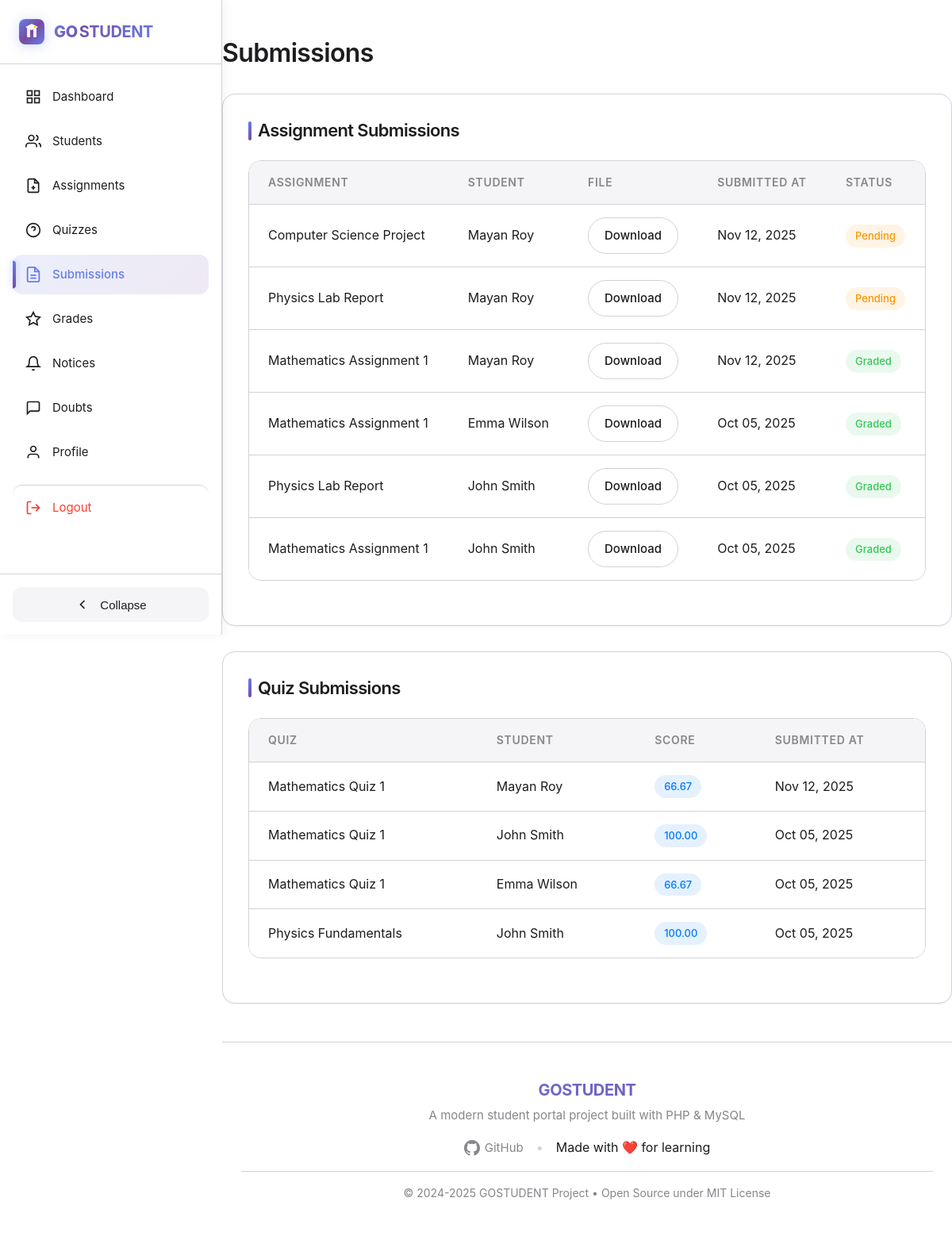
The app's page /pages/teacher/view_submissions.php (signed in) with its own data.
### tables this page shows
CREATE TABLE `assignment_submissions` (
  `id` int(11) NOT NULL,
  `assignment_id` int(11) NOT NULL,
  `student_id` int(11) NOT NULL,
  `file_path` varchar(255) NOT NULL,
  `submitted_at` timestamp NOT NULL DEFAULT current_timestamp(),
  `grade` decimal(5,2) DEFAULT NULL,
  `feedback` text DEFAULT NULL
);

CREATE TABLE `assignments` (
  `id` int(11) NOT NULL,
  `title` varchar(255) NOT NULL,
  `description` text DEFAULT NULL,
  `due_date` date NOT NULL,
  `teacher_id` int(11) NOT NULL,
  `file_path` varchar(255) DEFAULT NULL,
  `created_at` timestamp NOT NULL DEFAULT current_timestamp(),
  `updated_at` timestamp NOT NULL DEFAULT current_timestamp() ON UPDATE current_timestamp()
);

CREATE TABLE `users` (
  `id` int(11) NOT NULL,
  `username` varchar(50) NOT NULL,
  `password` varchar(255) NOT NULL,
  `role` enum('student','teacher') NOT NULL,
  `name` varchar(100) NOT NULL,
  `email` varchar(100) NOT NULL,
  `phone` varchar(20) DEFAULT NULL,
  `address` text DEFAULT NULL,
  `dob` date DEFAULT NULL,
  `profile_picture` varchar(255) DEFAULT NULL,
  `created_at` timestamp NOT NULL DEFAULT current_timestamp(),
  `updated_at` timestamp NOT NULL DEFAULT current_timestamp() ON UPDATE current_timestamp()
);

CREATE TABLE `quiz_submissions` (
  `id` int(11) NOT NULL,
  `quiz_id` int(11) NOT NULL,
  `student_id` int(11) NOT NULL,
  `answers` longtext NOT NULL CHECK (json_valid(`answers`)),
  `score` decimal(5,2) DEFAULT NULL,
  `submitted_at` timestamp NOT NULL DEFAULT current_timestamp()
);

CREATE TABLE `quizzes` (
  `id` int(11) NOT NULL,
  `title` varchar(255) NOT NULL,
  `teacher_id` int(11) NOT NULL,
  `created_at` timestamp NOT NULL DEFAULT current_timestamp(),
  `updated_at` timestamp NOT NULL DEFAULT current_timestamp() ON UPDATE current_timestamp()
);

### pages/teacher/view_submissions.php (the view, shortened to what this page needs)
<?php
require_once '../../includes/header.php';
?>
<h2 class="mb-xl">Submissions</h2>
<div class="card mb-xl">
    <div class="card-content">
        <h3 class="card-title">Assignment Submissions</h3>
        <div class="table-container">
            <table>
                <thead>
                    <tr>
                        <th>Assignment</th>
                        <th>Student</th>
                        <th>File</th>
                        <th>Submitted At</th>
                        <th>Status</th>
                    </tr>
                </thead>
                <tbody>
                    <?php
                    $stmt = $pdo->prepare("SELECT a.title, u.name, s.file_path, s.submitted_at, s.grade
                                           FROM assignment_submissions s
                                           JOIN assignments a ON s.assignment_id = a.id
                                           JOIN users u ON s.student_id = u.id
                                           WHERE a.teacher_id = ?
                                           ORDER BY s.submitted_at DESC");
                    $stmt->execute([$_SESSION['user_id']]);
                    while ($row = $stmt->fetch()) {
                        echo '<tr>';
                        echo '<td>' . htmlspecialchars($row['title']) . '</td>';
                        echo '<td>' . htmlspecialchars($row['name']) . '</td>';
                        echo '<td><a href="../../assets/uploads/' . htmlspecialchars($row['file_path']) . '" download class="btn btn-outline">Download</a></td>';
                        echo '<td>' . date('M d, Y', strtotime($row['submitted_at'])) . '</td>';
                        echo '<td>' . ($row['grade'] !== null ? '<span class="badge badge-success">Graded</span>' : '<span class="badge badge-warning">Pending</span>') . '</td>';
                        echo '</tr>';
                    }
                    ?>
                </tbody>
            </table>
        </div>
    </div>
</div>
<div class="card">
    <div class="card-content">
        <h3 class="card-title">Quiz Submissions</h3>
        <div class="table-container">
            <table>
                <thead>
                    <tr>
                        <th>Quiz</th>
                        <th>Student</th>
                        <th>Score</th>
                        <th>Submitted At</th>
                    </tr>
                </thead>
                <tbody>
                    <?php
                    $stmt = $pdo->prepare("SELECT q.title, u.name, s.score, s.submitted_at
                                           FROM quiz_submissions s
                                           JOIN quizzes q ON s.quiz_id = q.id
                                           JOIN users u ON s.student_id = u.id
                                           WHERE q.teacher_id = ?
                                           ORDER BY s.submitted_at DESC");
                    $stmt->execute([$_SESSION['user_id']]);
                    while ($row = $stmt->fetch()) {
                        echo '<tr>';
                        echo '<td>' . htmlspecialchars($row['title']) . '</td>';
                        echo '<td>' . htmlspecialchars($row['name']) . '</td>';
                        echo '<td><span class="badge badge-primary">' . $row['score'] . '</span></td>';
                        echo '<td>' . date('M d, Y', strtotime($row['submitted_at'])) . '</td>';
                        echo '</tr>';
                    }
                    ?>
                </tbody>
            </table>
        </div>
    </div>
</div>
<?php require_once '../../includes/footer.php'; ?>

### records on screen
assignment_submissions: assignment.title "Computer Science Project", student.name "Mayan Roy", submitted_at "Nov 12, 2025", shows "Pending"
assignment_submissions: assignment.title "Physics Lab Report", student.name "Mayan Roy", submitted_at "Nov 12, 2025", shows "Pending"
assignment_submissions: assignment.title "Mathematics Assignment 1", student.name "Mayan Roy", submitted_at "Nov 12, 2025", grade "Graded"
assignment_submissions: assignment.title "Mathematics Assignment 1", student.name "Emma Wilson", submitted_at "Oct 05, 2025", grade "Graded"
assignment_submissions: assignment.title "Physics Lab Report", student.name "John Smith", submitted_at "Oct 05, 2025", grade "Graded"
assignment_submissions: assignment.title "Mathematics Assignment 1", student.name "John Smith", submitted_at "Oct 05, 2025", grade "Graded"
quiz_submissions: quiz.title "Mathematics Quiz 1", student.name "Mayan Roy", score "66.67", submitted_at "Nov 12, 2025"
quiz_submissions: quiz.title "Mathematics Quiz 1", student.name "John Smith", score "100.00", submitted_at "Oct 05, 2025"
quiz_submissions: quiz.title "Mathematics Quiz 1", student.name "Emma Wilson", score "66.67", submitted_at "Oct 05, 2025"
quiz_submissions: quiz.title "Physics Fundamentals", student.name "John Smith", score "100.00", submitted_at "Oct 05, 2025"
